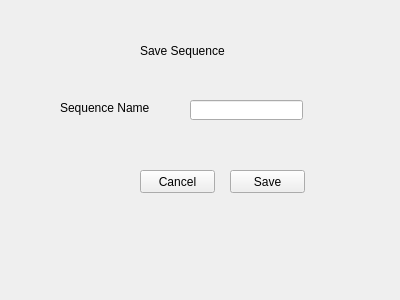
<?xml version="1.0" encoding="UTF-8"?>
<ui version="4.0">
 <class>Form</class>
 <widget class="QWidget" name="Form">
  <property name="geometry">
   <rect>
    <x>0</x>
    <y>0</y>
    <width>400</width>
    <height>300</height>
   </rect>
  </property>
  <property name="windowTitle">
   <string>Form</string>
  </property>
  <widget class="QLabel" name="label_4">
   <property name="geometry">
    <rect>
     <x>140</x>
     <y>40</y>
     <width>111</width>
     <height>21</height>
    </rect>
   </property>
   <property name="text">
    <string>Save Sequence</string>
   </property>
  </widget>
  <widget class="QPushButton" name="pushButton">
   <property name="geometry">
    <rect>
     <x>230</x>
     <y>170</y>
     <width>75</width>
     <height>23</height>
    </rect>
   </property>
   <property name="text">
    <string>Save</string>
   </property>
  </widget>
  <widget class="QLineEdit" name="lineEdit_2">
   <property name="geometry">
    <rect>
     <x>190</x>
     <y>100</y>
     <width>113</width>
     <height>20</height>
    </rect>
   </property>
  </widget>
  <widget class="QPushButton" name="pushButton_2">
   <property name="geometry">
    <rect>
     <x>140</x>
     <y>170</y>
     <width>75</width>
     <height>23</height>
    </rect>
   </property>
   <property name="text">
    <string>Cancel</string>
   </property>
  </widget>
  <widget class="QLabel" name="label_3">
   <property name="geometry">
    <rect>
     <x>60</x>
     <y>100</y>
     <width>101</width>
     <height>16</height>
    </rect>
   </property>
   <property name="text">
    <string>Sequence Name</string>
   </property>
  </widget>
 </widget>
 <resources/>
 <connections/>
</ui>
